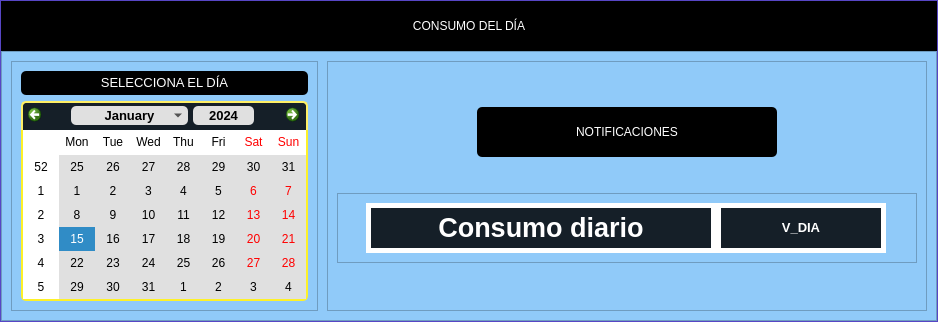
            <widget class="QWidget" name="page_dos">
             <property name="sizePolicy">
              <sizepolicy hsizetype="Preferred" vsizetype="Preferred">
               <horstretch>0</horstretch>
               <verstretch>0</verstretch>
              </sizepolicy>
             </property>
             <layout class="QGridLayout" name="gridLayout_5">
              <property name="leftMargin">
               <number>0</number>
              </property>
              <property name="topMargin">
               <number>0</number>
              </property>
              <property name="rightMargin">
               <number>0</number>
              </property>
              <property name="bottomMargin">
               <number>0</number>
              </property>
              <property name="spacing">
               <number>0</number>
              </property>
              <item row="0" column="0">
               <widget class="QFrame" name="frame_5">
                <property name="sizePolicy">
                 <sizepolicy hsizetype="Minimum" vsizetype="Minimum">
                  <horstretch>0</horstretch>
                  <verstretch>0</verstretch>
                 </sizepolicy>
                </property>
                <property name="styleSheet">
                 <string notr="true">background-color: rgb(113, 91, 255);</string>
                </property>
                <property name="frameShape">
                 <enum>QFrame::StyledPanel</enum>
                </property>
                <property name="frameShadow">
                 <enum>QFrame::Raised</enum>
                </property>
                <layout class="QVBoxLayout" name="verticalLayout" stretch="1,0,1">
                 <property name="spacing">
                  <number>0</number>
                 </property>
                 <property name="leftMargin">
                  <number>0</number>
                 </property>
                 <property name="topMargin">
                  <number>0</number>
                 </property>
                 <property name="rightMargin">
                  <number>0</number>
                 </property>
                 <property name="bottomMargin">
                  <number>0</number>
                 </property>
                 <item>
                  <widget class="QLabel" name="label_6">
                   <property name="sizePolicy">
                    <sizepolicy hsizetype="Minimum" vsizetype="Fixed">
                     <horstretch>0</horstretch>
                     <verstretch>0</verstretch>
                    </sizepolicy>
                   </property>
                   <property name="minimumSize">
                    <size>
                     <width>0</width>
                     <height>50</height>
                    </size>
                   </property>
                   <property name="maximumSize">
                    <size>
                     <width>16777215</width>
                     <height>50</height>
                    </size>
                   </property>
                   <property name="styleSheet">
                    <string notr="true">font: 22000 26pt &quot;Ubuntu Mono&quot;;
background-color: rgb(0, 0, 0);
color: white;</string>
                   </property>
                   <property name="text">
                    <string>CONSUMO DEL DÍA</string>
                   </property>
                   <property name="alignment">
                    <set>Qt::AlignCenter</set>
                   </property>
                  </widget>
                 </item>
                 <item>
                  <widget class="QFrame" name="frame_canvas1">
                   <property name="sizePolicy">
                    <sizepolicy hsizetype="Minimum" vsizetype="Minimum">
                     <horstretch>0</horstretch>
                     <verstretch>0</verstretch>
                    </sizepolicy>
                   </property>
                   <property name="minimumSize">
                    <size>
                     <width>0</width>
                     <height>0</height>
                    </size>
                   </property>
                   <property name="maximumSize">
                    <size>
                     <width>16777215</width>
                     <height>16777215</height>
                    </size>
                   </property>
                   <property name="styleSheet">
                    <string notr="true">background-color: #FFEF65;</string>
                   </property>
                   <property name="frameShape">
                    <enum>QFrame::StyledPanel</enum>
                   </property>
                   <property name="frameShadow">
                    <enum>QFrame::Raised</enum>
                   </property>
                  </widget>
                 </item>
                 <item>
                  <widget class="QFrame" name="frame_14">
                   <property name="sizePolicy">
                    <sizepolicy hsizetype="Minimum" vsizetype="Minimum">
                     <horstretch>0</horstretch>
                     <verstretch>0</verstretch>
                    </sizepolicy>
                   </property>
                   <property name="minimumSize">
                    <size>
                     <width>0</width>
                     <height>270</height>
                    </size>
                   </property>
                   <property name="maximumSize">
                    <size>
                     <width>16777215</width>
                     <height>270</height>
                    </size>
                   </property>
                   <property name="styleSheet">
                    <string notr="true">background-color:#90CAF9;</string>
                   </property>
                   <property name="frameShape">
                    <enum>QFrame::StyledPanel</enum>
                   </property>
                   <property name="frameShadow">
                    <enum>QFrame::Raised</enum>
                   </property>
                   <layout class="QHBoxLayout" name="horizontalLayout_5" stretch="1,1">
                    <property name="spacing">
                     <number>9</number>
                    </property>
                    <property name="topMargin">
                     <number>9</number>
                    </property>
                    <property name="rightMargin">
                     <number>9</number>
                    </property>
                    <property name="bottomMargin">
                     <number>9</number>
                    </property>
                    <item alignment="Qt::AlignHCenter">
                     <widget class="QFrame" name="frame_18">
                      <property name="sizePolicy">
                       <sizepolicy hsizetype="Minimum" vsizetype="Minimum">
                        <horstretch>0</horstretch>
                        <verstretch>0</verstretch>
                       </sizepolicy>
                      </property>
                      <property name="styleSheet">
                       <string notr="true"/>
                      </property>
                      <property name="frameShape">
                       <enum>QFrame::StyledPanel</enum>
                      </property>
                      <property name="frameShadow">
                       <enum>QFrame::Raised</enum>
                      </property>
                      <layout class="QVBoxLayout" name="verticalLayout_20">
                       <property name="spacing">
                        <number>6</number>
                       </property>
                       <property name="leftMargin">
                        <number>9</number>
                       </property>
                       <property name="topMargin">
                        <number>9</number>
                       </property>
                       <property name="rightMargin">
                        <number>9</number>
                       </property>
                       <property name="bottomMargin">
                        <number>9</number>
                       </property>
                       <item>
                        <widget class="QLabel" name="label_20">
                         <property name="styleSheet">
                          <string notr="true">font: 22000 6pt &quot;Ubuntu Mono&quot;;
background-color: rgb(0, 0, 0);
color: white;
border-radius: 5px; </string>
                         </property>
                         <property name="text">
                          <string>&lt;html&gt;&lt;head/&gt;&lt;body&gt;&lt;p align=&quot;center&quot;&gt;&lt;span style=&quot; font-size:10pt;&quot;&gt;SELECCIONA EL DÍA&lt;/span&gt;&lt;/p&gt;&lt;/body&gt;&lt;/html&gt;</string>
                         </property>
                        </widget>
                       </item>
                       <item>
                        <widget class="QCalendarWidget" name="calendarWidget">
                         <property name="sizePolicy">
                          <sizepolicy hsizetype="Minimum" vsizetype="Minimum">
                           <horstretch>0</horstretch>
                           <verstretch>0</verstretch>
                          </sizepolicy>
                         </property>
                         <property name="maximumSize">
                          <size>
                           <width>320</width>
                           <height>200</height>
                          </size>
                         </property>
                         <property name="styleSheet">
                          <string notr="true">QCalendarWidget QWidget {
	 alternate-background-color: #ffffff;
}

/* style for top navigation area ###############################################*/ 

#qt_calendar_navigationbar {
    background-color: #151f28;
	border: 2px solid  #ffef65;
	border-bottom: 0px;
	border-top-left-radius: 5px;
	border-top-right-radius: 5px;
}

/* style for month change buttons ############################################ */




/* Style for month and yeat buttons #################################### */

#qt_calendar_yearbutton {
    color: #000000;
	margin:5px;
    border-radius: 5px;
	background-color: #e0e0e0;
	font-size: 13px;
	padding:0px 10px;
}

 #qt_calendar_monthbutton {
	width: 110px;
    color: #000000;
	font-size: 13px;
	margin:5px 0px;
    border-radius: 5px;
	background-color: #e0e0e0;
	padding:0px 2px;
}

#qt_calendar_yearbutton:hover, 
#qt_calendar_monthbutton:hover {
    background-color: #55aaff;
}

#qt_calendar_yearbutton:pressed, 
#qt_calendar_monthbutton:pressed {
    background-color: rgba(235, 235, 235, 100);
}

/* Style for year input lineEdit ######################################*/

#qt_calendar_yearedit {
    min-width: 53px;
    color: #fef128;
    background: transparent;
	font-size: 13px;
}
#qt_calendar_prevmonth, 
#qt_calendar_nextmonth {
	/* border delete */
    border: none;  
  
	/* set background transparent */
    background-color: transparent; 
	padding: 5px;
}
/* Style for year change buttons ######################################*/

#qt_calendar_yearedit::up-button { 
	image: url(:/icon/arrow-151-48.ico);
    subcontrol-position: right;
}

#qt_calendar_yearedit::down-button { 
	image: url(:/icon/arrow-213-48.ico);
    subcontrol-position: left; 
}

#qt_calendar_yearedit::down-button, 
#qt_calendar_yearedit::up-button {
	width:10px;
	padding: 0px 5px;
	border-radius:3px;
}

#qt_calendar_yearedit::down-button:hover, 
#qt_calendar_yearedit::up-button:hover {
	background-color: #fef128;
}

/* Style for month select menu ##################################### */

#calendarWidget QToolButton QMenu {
     background-color: white;

}
#calendarWidget QToolButton QMenu::item {
	/*padding: 10px;*/
}
 #calendarWidget QToolButton QMenu::item:selected:enabled {
    background-color: #55aaff;
}

#calendarWidget QToolButton::menu-indicator {
	/* Remove toolButton arrow */
      /*image: none; */
	nosubcontrol-origin: margin;
	subcontrol-position: right center;
	margin-top: 10px;
	width:20px;
}

/* Style for calendar table ########################################## */
#qt_calendar_calendarview {
	/* Remove the selected dashed box */
    outline: 0px;
	color: #000000;
	border: 2px solid  #fef128;
	background-color: #e0e0e0;
	border-top: 0px;
	border-bottom-left-radius: 5px;
	border-bottom-right-radius: 5px;
	
	font: 733335 8pt &quot;Ubuntu Mono&quot;;
}

#qt_calendar_calendarview::item:hover {
   border-radius:5px;
	background-color:#aaffff;
}

#qt_calendar_calendarview::item:selected {
    background-color: #55aa7f; 
	border-radius:5px;
}</string>
                         </property>
                        </widget>
                       </item>
                      </layout>
                     </widget>
                    </item>
                    <item alignment="Qt::AlignHCenter">
                     <widget class="QFrame" name="frame_17">
                      <property name="sizePolicy">
                       <sizepolicy hsizetype="Minimum" vsizetype="Minimum">
                        <horstretch>0</horstretch>
                        <verstretch>0</verstretch>
                       </sizepolicy>
                      </property>
                      <property name="minimumSize">
                       <size>
                        <width>600</width>
                        <height>0</height>
                       </size>
                      </property>
                      <property name="maximumSize">
                       <size>
                        <width>600</width>
                        <height>16777215</height>
                       </size>
                      </property>
                      <property name="styleSheet">
                       <string notr="true">background-color: #90CAF9;</string>
                      </property>
                      <property name="frameShape">
                       <enum>QFrame::StyledPanel</enum>
                      </property>
                      <property name="frameShadow">
                       <enum>QFrame::Raised</enum>
                      </property>
                      <layout class="QVBoxLayout" name="verticalLayout_18" stretch="0,0">
                       <property name="spacing">
                        <number>0</number>
                       </property>
                       <property name="leftMargin">
                        <number>9</number>
                       </property>
                       <property name="topMargin">
                        <number>9</number>
                       </property>
                       <property name="rightMargin">
                        <number>9</number>
                       </property>
                       <property name="bottomMargin">
                        <number>9</number>
                       </property>
                       <item alignment="Qt::AlignHCenter">
                        <widget class="QLabel" name="label_19">
                         <property name="minimumSize">
                          <size>
                           <width>300</width>
                           <height>50</height>
                          </size>
                         </property>
                         <property name="maximumSize">
                          <size>
                           <width>300</width>
                           <height>50</height>
                          </size>
                         </property>
                         <property name="styleSheet">
                          <string notr="true">font: 22000 26pt &quot;Ubuntu Mono&quot;;
background-color: rgb(0, 0, 0);
color: white;
border-radius: 5px; </string>
                         </property>
                         <property name="text">
                          <string>&lt;html&gt;&lt;head/&gt;&lt;body&gt;&lt;p align=&quot;center&quot;&gt;NOTIFICACIONES&lt;/p&gt;&lt;/body&gt;&lt;/html&gt;</string>
                         </property>
                        </widget>
                       </item>
                       <item alignment="Qt::AlignHCenter">
                        <widget class="QFrame" name="frame_pico_dia">
                         <property name="sizePolicy">
                          <sizepolicy hsizetype="Minimum" vsizetype="Minimum">
                           <horstretch>0</horstretch>
                           <verstretch>0</verstretch>
                          </sizepolicy>
                         </property>
                         <property name="minimumSize">
                          <size>
                           <width>580</width>
                           <height>70</height>
                          </size>
                         </property>
                         <property name="maximumSize">
                          <size>
                           <width>580</width>
                           <height>70</height>
                          </size>
                         </property>
                         <property name="styleSheet">
                          <string notr="true">background-color: #90CAF9;</string>
                         </property>
                         <property name="frameShape">
                          <enum>QFrame::StyledPanel</enum>
                         </property>
                         <property name="frameShadow">
                          <enum>QFrame::Raised</enum>
                         </property>
                         <layout class="QHBoxLayout" name="horizontalLayout_6">
                          <property name="spacing">
                           <number>0</number>
                          </property>
                          <property name="leftMargin">
                           <number>28</number>
                          </property>
                          <property name="topMargin">
                           <number>0</number>
                          </property>
                          <property name="rightMargin">
                           <number>28</number>
                          </property>
                          <property name="bottomMargin">
                           <number>0</number>
                          </property>
                          <item>
                           <widget class="QLabel" name="label_11">
                            <property name="sizePolicy">
                             <sizepolicy hsizetype="Minimum" vsizetype="Minimum">
                              <horstretch>0</horstretch>
                              <verstretch>0</verstretch>
                             </sizepolicy>
                            </property>
                            <property name="minimumSize">
                             <size>
                              <width>350</width>
                              <height>50</height>
                             </size>
                            </property>
                            <property name="maximumSize">
                             <size>
                              <width>350</width>
                              <height>50</height>
                             </size>
                            </property>
                            <property name="styleSheet">
                             <string notr="true">font: 22000 26pt &quot;Ubuntu Mono&quot;;
background-color: #151f28;
border: 5px solid black;
border-color: white;
color:white;
</string>
                            </property>
                            <property name="text">
                             <string>&lt;html&gt;&lt;head/&gt;&lt;body&gt;&lt;p align=&quot;center&quot;&gt;&lt;span style=&quot; font-size:20pt; font-weight:600;&quot;&gt;Consumo diario&lt;/span&gt;&lt;/p&gt;&lt;/body&gt;&lt;/html&gt;</string>
                            </property>
                            <property name="alignment">
                             <set>Qt::AlignCenter</set>
                            </property>
                           </widget>
                          </item>
                          <item>
                           <widget class="QLabel" name="label_12">
                            <property name="sizePolicy">
                             <sizepolicy hsizetype="Minimum" vsizetype="Minimum">
                              <horstretch>0</horstretch>
                              <verstretch>0</verstretch>
                             </sizepolicy>
                            </property>
                            <property name="minimumSize">
                             <size>
                              <width>170</width>
                              <height>50</height>
                             </size>
                            </property>
                            <property name="maximumSize">
                             <size>
                              <width>170</width>
                              <height>50</height>
                             </size>
                            </property>
                            <property name="styleSheet">
                             <string notr="true">font: 22000 26pt &quot;Ubuntu Mono&quot;;
background-color: #151f28;
border: 5px solid black;
border-color: white;
color:white;
</string>
                            </property>
                            <property name="text">
                             <string>&lt;html&gt;&lt;head/&gt;&lt;body&gt;&lt;p align=&quot;center&quot;&gt;&lt;span style=&quot; font-size:10pt; font-weight:600;&quot;&gt;V_DIA&lt;/span&gt;&lt;/p&gt;&lt;/body&gt;&lt;/html&gt;</string>
                            </property>
                            <property name="alignment">
                             <set>Qt::AlignCenter</set>
                            </property>
                           </widget>
                          </item>
                         </layout>
                        </widget>
                       </item>
                      </layout>
                     </widget>
                    </item>
                   </layout>
                  </widget>
                 </item>
                </layout>
               </widget>
              </item>
             </layout>
            </widget>
